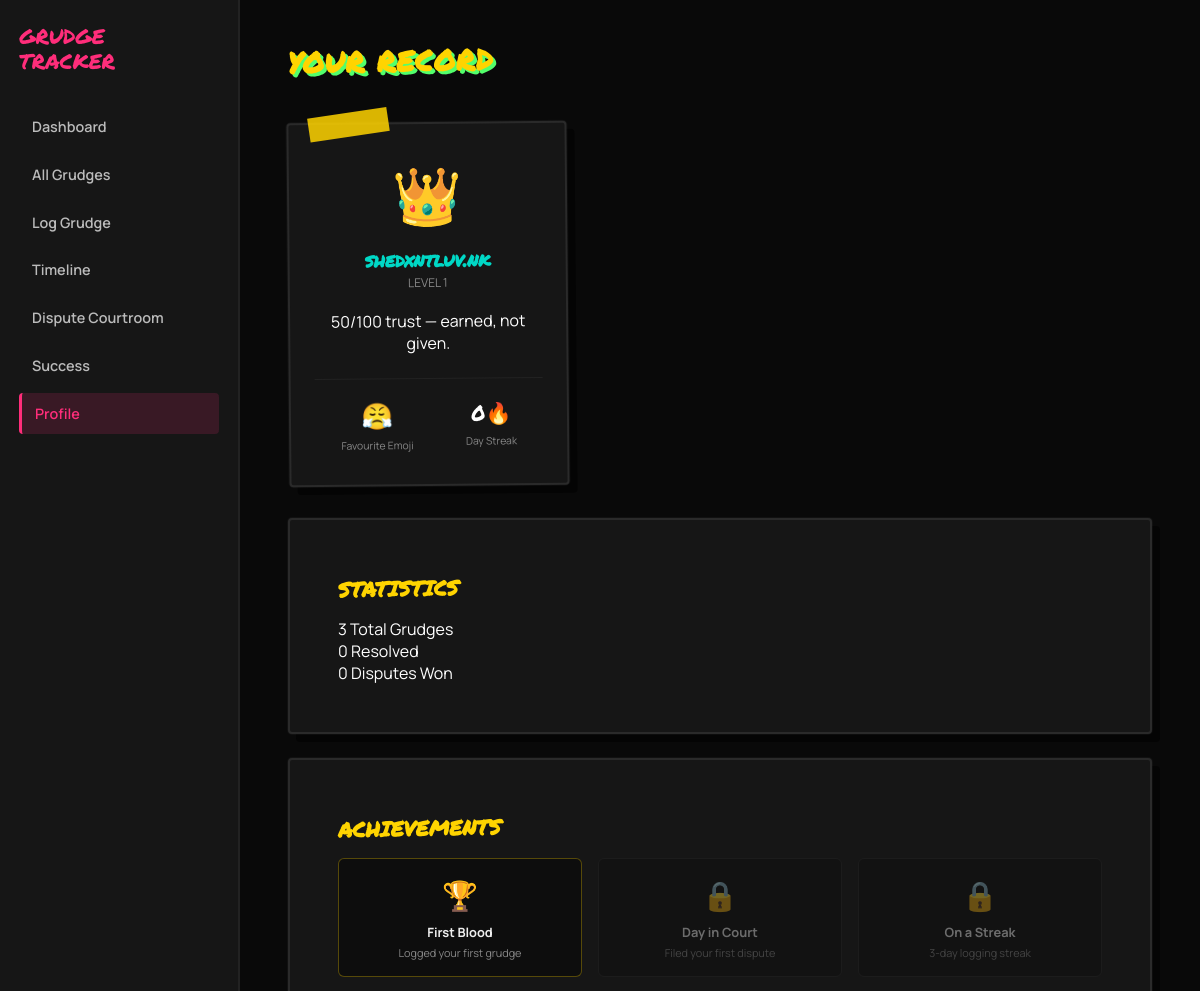
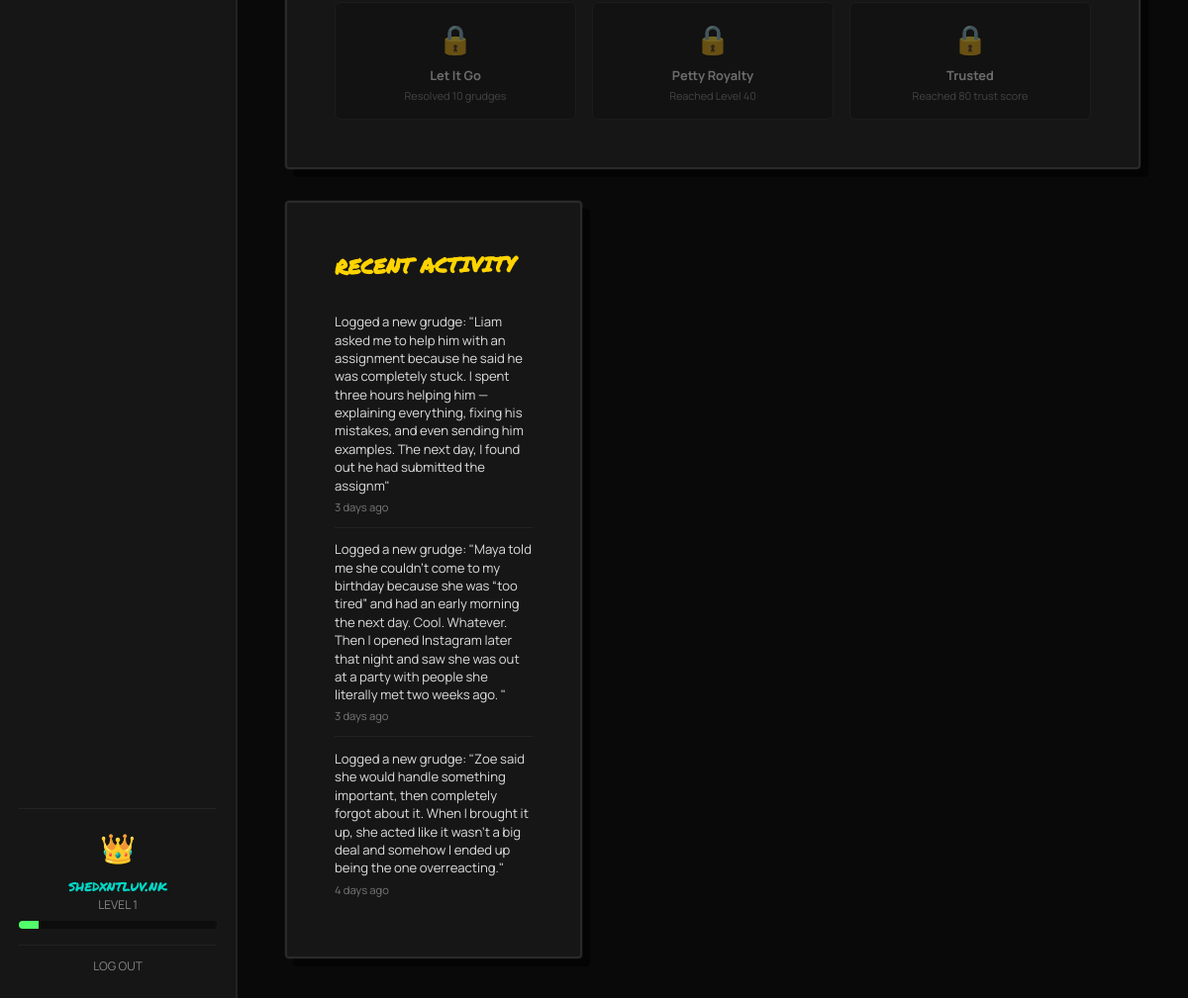
Screenshot of /Public/profile.php (signed in) with the database file from the repository (2 pictures, top to bottom).
### tables this page shows
CREATE TABLE users (
  id INT AUTO_INCREMENT PRIMARY KEY,
  username VARCHAR(50) NOT NULL UNIQUE,
  email VARCHAR(150) NOT NULL UNIQUE,
  password_hash VARCHAR(255) NOT NULL,
  avatar_emoji VARCHAR(10) DEFAULT '👑',

   
  trust_score INT DEFAULT 50,           
  xp INT DEFAULT 0,
  level INT DEFAULT 1,
  streak_count INT DEFAULT 0,
  last_active_date DATE DEFAULT NULL,

   
  undo_used BOOLEAN DEFAULT FALSE,
  undo_used_at TIMESTAMP NULL DEFAULT NULL,

  created_at TIMESTAMP DEFAULT CURRENT_TIMESTAMP
);

CREATE TABLE user_achievements (
  id INT AUTO_INCREMENT PRIMARY KEY,
  user_id INT NOT NULL,
  achievement_id INT NOT NULL,
  unlocked_at TIMESTAMP DEFAULT CURRENT_TIMESTAMP,

  FOREIGN KEY (user_id) REFERENCES users(id) ON DELETE CASCADE,
  FOREIGN KEY (achievement_id) REFERENCES achievements(id) ON DELETE CASCADE,
  UNIQUE KEY unique_user_achievement (user_id, achievement_id)
);

CREATE TABLE achievements (
  id INT AUTO_INCREMENT PRIMARY KEY,
  code VARCHAR(50) NOT NULL UNIQUE,
  title VARCHAR(100) NOT NULL,
  description VARCHAR(255) NOT NULL,
  icon VARCHAR(10) DEFAULT '🏆'
);

CREATE TABLE grudges (
  id INT AUTO_INCREMENT PRIMARY KEY,
  user_id INT NOT NULL,

  title VARCHAR(255) NOT NULL,
  person_involved VARCHAR(100) NOT NULL,
  category VARCHAR(50) NOT NULL,
  severity ENUM('Low', 'Medium', 'High', 'Critical') NOT NULL,
  status ENUM('Active', 'In Progress', 'Resolved', 'Archived') DEFAULT 'Active',
  emoji VARCHAR(10) DEFAULT NULL,        
  notes TEXT DEFAULT NULL,
  date_occurred DATE NOT NULL,

  created_at TIMESTAMP DEFAULT CURRENT_TIMESTAMP,
  updated_at TIMESTAMP DEFAULT CURRENT_TIMESTAMP ON UPDATE CURRENT_TIMESTAMP,

  FOREIGN KEY (user_id) REFERENCES users(id) ON DELETE CASCADE
);

### Public/profile.php (the view, shortened to what this page needs)
<?php
include 'includes/header.php';
$userId = $_SESSION['user_id'];
$userStmt = $pdo->prepare("SELECT * FROM users WHERE id = ?");
$userStmt->execute([$userId]);
$user = $userStmt->fetch();
$username = $user['username'];
$level = $user['level'];
$trustScore = $user['trust_score'];
$currentStreak = $user['streak_count'];
$totalStmt = $pdo->prepare("SELECT COUNT(*) as count FROM grudges WHERE user_id = ?");
$totalStmt->execute([$userId]);
$totalGrudges = $totalStmt->fetch()['count'];
$resolvedStmt = $pdo->prepare("SELECT COUNT(*) as count FROM grudges WHERE user_id = ? AND status = 'Resolved'");
$resolvedStmt->execute([$userId]);
$resolved = $resolvedStmt->fetch()['count'];
$disputesWonStmt = $pdo->prepare("SELECT COUNT(*) as count FROM disputes WHERE filed_by = ? AND verdict = 'Guilty'");
$disputesWonStmt->execute([$userId]);
$disputesWon = $disputesWonStmt->fetch()['count'];
$emojiStmt = $pdo->prepare("SELECT emoji, COUNT(*) as count FROM grudges WHERE user_id = ? AND emoji IS NOT NULL GROUP BY emoji ORDER BY count DESC LIMIT 1");
$emojiStmt->execute([$userId]);
$emojiRow = $emojiStmt->fetch();
$favouriteEmoji = $emojiRow ? $emojiRow['emoji'] : '—';
$achievementsStmt = $pdo->prepare("
    SELECT a.*, ua.unlocked_at
    FROM achievements a
    LEFT JOIN user_achievements ua ON ua.achievement_id = a.id AND ua.user_id = ?
    ORDER BY a.id ASC
");
$achievementsStmt->execute([$userId]);
$achievements = $achievementsStmt->fetchAll();
$activityStmt = $pdo->prepare("SELECT title, created_at FROM grudges WHERE user_id = ? ORDER BY created_at DESC LIMIT 4");
$activityStmt->execute([$userId]);
$recentActivity = $activityStmt->fetchAll();
function timeAgo($datetime) {
    $diff = time() - strtotime($datetime);
    if ($diff < 604800) return floor($diff / 86400) . " days ago";
    return floor($diff / 604800) . " weeks ago";
}
?>
<div class="dashboard-top">
  <h1 class="graffiti-heading heading-yellow-green">YOUR RECORD</h1>
</div>
<div class="profile-columns">
  <div class="evidence-card profile-identity-card">
    <div class="tape tape-left"></div>
    <div class="profile-avatar">👑</div>
    <h2 class="profile-username"><?php echo htmlspecialchars($username); ?></h2>
    <p class="profile-level">LEVEL <?php echo $level; ?></p>
    <div class="trust-meter">
    </div>
    <p class="trust-score-label"><?php echo $trustScore; ?>/100 trust — earned, not given.</p>
    <div class="profile-mini-stats">
      <div class="mini-stat">
        <span class="mini-stat-emoji"><?php echo $favouriteEmoji; ?></span>
        <span class="mini-stat-label">Favourite Emoji</span>
      </div>
      <div class="mini-stat">
        <span class="mini-stat-num stat-cyan"><?php echo $currentStreak; ?>🔥</span>
        <span class="mini-stat-label">Day Streak</span>
      </div>
    </div>
  </div>
  <div class="profile-main-col">
    <div class="evidence-card profile-stats-card">
      <h2 class="card-heading">STATISTICS</h2>
      <div class="stats-row">
        <div class="stat-block">
          <span class="stat-number stat-orange"><?php echo $totalGrudges; ?></span>
          <span class="stat-label">Total Grudges</span>
        </div>
        <div class="stat-block">
          <span class="stat-number stat-green"><?php echo $resolved; ?></span>
          <span class="stat-label">Resolved</span>
        </div>
        <div class="stat-block">
          <span class="stat-number stat-pink"><?php echo $disputesWon; ?></span>
          <span class="stat-label">Disputes Won</span>
        </div>
      </div>
    </div>
    <div class="evidence-card achievements-card">
      <h2 class="card-heading">ACHIEVEMENTS</h2>
      <div class="achievements-grid">
        <?php foreach ($achievements as $a): ?>
        <?php $unlocked = !empty($a['unlocked_at']); ?>
        <div class="achievement-badge <?php echo $unlocked ? 'unlocked' : 'locked'; ?>">
          <span class="achievement-icon"><?php echo $unlocked ? $a['icon'] : '🔒'; ?></span>
          <p class="achievement-title"><?php echo htmlspecialchars($a['title']); ?></p>
          <p class="achievement-desc"><?php echo htmlspecialchars($a['description']); ?></p>
        </div>
        <?php endforeach; ?>
      </div>
    </div>
  </div>
  <div class="evidence-card profile-activity-card">
    <h2 class="card-heading">RECENT ACTIVITY</h2>
    <?php if (count($recentActivity) === 0): ?>
      <p class="activity-text">No activity yet. Go log something.</p>
    <?php else: ?>
    <ul class="activity-list">
      <?php foreach ($recentActivity as $activity): ?>
      <li class="activity-item">
        <p class="activity-text">Logged a new grudge: "<?php echo htmlspecialchars($activity['title']); ?>"</p>
        <p class="activity-time"><?php echo timeAgo($activity['created_at']); ?></p>
      </li>
      <?php endforeach; ?>
    </ul>
    <?php endif; ?>
  </div>
</div>
<?php include 'includes/footer.php'; ?>

### Public/includes/header.php (shortened to what this page needs)
<!DOCTYPE html>
<html lang="en">
<head>
  <link rel="stylesheet" href="/Grudge-Tracker/Public/css/main.css">
</head>
<body>
<?php $showSidebar = isset($_SESSION['user_id']) || true;  ?>
<div class="app-shell">
  <?php if ($showSidebar): include 'includes/sidebar.php'; endif; ?>
  <div class="app-main">

### Public/includes/SideBar.php
<?php
require_once 'includes/db.php';
$sidebarLevel = 1;
$sidebarXpPercent = 0;
if (isset($_SESSION['user_id'])) {
    $sidebarStmt = $pdo->prepare("SELECT xp, level FROM users WHERE id = ?");
    $sidebarStmt->execute([$_SESSION['user_id']]);
    $sidebarUser = $sidebarStmt->fetch();
    if ($sidebarUser) {
        $sidebarLevel = $sidebarUser['level'];
        $sidebarXpPercent = round(($sidebarUser['xp'] / 1000) * 100);
    }
}
?>
<nav class="sidebar">
  <div class="sidebar-logo">
    <span class="logo-text">GRUDGE<br>TRACKER</span>
  </div>
  <ul class="sidebar-links">
    <li><a href="dashboard.php" class="<?php echo basename($_SERVER['PHP_SELF']) == 'dashboard.php' ? 'active' : ''; ?>">Dashboard</a></li>
    <li><a href="all-grudges.php" class="<?php echo basename($_SERVER['PHP_SELF']) == 'all-grudges.php' ? 'active' : ''; ?>">All Grudges</a></li>
    <li><a href="log-grudge.php" class="<?php echo basename($_SERVER['PHP_SELF']) == 'log-grudge.php' ? 'active' : ''; ?>">Log Grudge</a></li>
    <li><a href="timeline.php" class="<?php echo basename($_SERVER['PHP_SELF']) == 'timeline.php' ? 'active' : ''; ?>">Timeline</a></li>
    <li><a href="courtroom.php" class="<?php echo basename($_SERVER['PHP_SELF']) == 'courtroom.php' ? 'active' : ''; ?>">Dispute Courtroom</a></li>
    <li><a href="success.php" class="<?php echo basename($_SERVER['PHP_SELF']) == 'success.php' ? 'active' : ''; ?>">Success</a></li>
    <li><a href="profile.php" class="<?php echo basename($_SERVER['PHP_SELF']) == 'profile.php' ? 'active' : ''; ?>">Profile</a></li>
  </ul>
  <div class="sidebar-user">
    <div class="mascot-badge">👑</div>
    <p class="sidebar-username"><?php echo htmlspecialchars($_SESSION['username'] ?? 'Guest'); ?></p>
    <p class="sidebar-level">LEVEL <?php echo $sidebarLevel; ?></p>
    <div class="xp-bar-mini">
      <div class="xp-bar-mini-fill" style="width: <?php echo $sidebarXpPercent; ?>%;"></div>
    </div>
    <a href="logout.php" class="logout-link">LOG OUT</a>
  </div>
</nav>

### Public/includes/footer.php (shortened to what this page needs)
</div>
</div>
</body>
</html>

### rows the page displays
users: level "1", username "shedxntluv.nk", trust_score "50", streak_count "0"
user_achievements: achievement.icon "🏆", achievement.title "First Blood", achievement.description "Logged your first grudge"
achievements: title "Day in Court", description "Filed your first dispute"
achievements: title "On a Streak", description "3-day logging streak"
achievements: title "Let It Go", description "Resolved 10 grudges"
achievements: title "Petty Royalty", description "Reached Level 40"
achievements: title "Trusted", description "Reached 80 trust score"
grudges: title "Liam asked me to help him with an assignment because he said he was completely stuck. I spent three hours helping him — explaining everything, fixing his mistakes, and even sending him examples. The next day, I found out he had submitted the assignm", created_at "3 days ago"
grudges: title "Maya told me she couldn't come to my birthday because she was “too tired” and had an early morning the next day. Cool. Whatever. Then I opened Instagram later that night and saw she was out at a party with people she literally met two weeks ago.", created_at "3 days ago"
grudges: title "Zoe said she would handle something important, then completely forgot about it. When I brought it up, she acted like it wasn't a big deal and somehow I ended up being the one overreacting.", created_at "4 days ago"

### other values shown
$_SESSION['username'] "shedxntluv.nk"
$favouriteEmoji "😤"
$totalGrudges "3"
$resolved "0"
$disputesWon "0"
